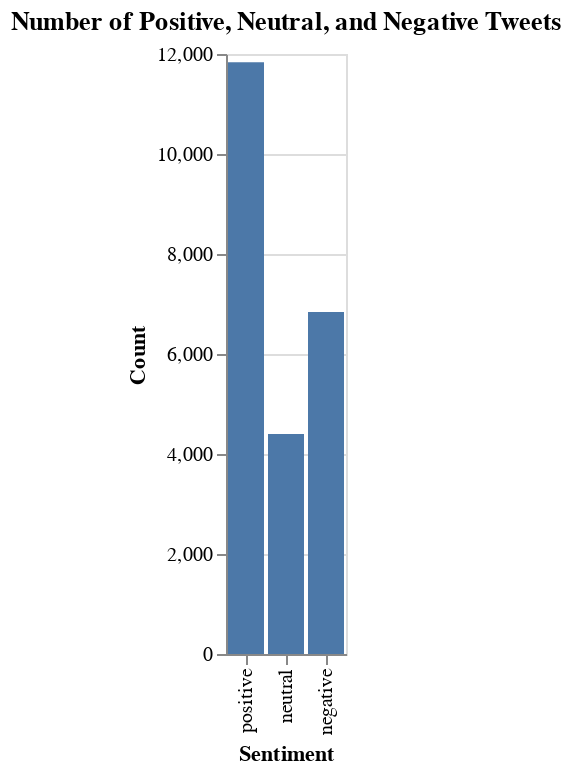

Here is the notebook cell this chart was saved with:
### Markdown cell above
Using the VADER sentiment analyzer the tweets were classified as either positive, neutral, or negative. At first, we believed that the tweets were likely more negative than positive, but in fact the tweets were classified as far more positive than negative, almost doubling the negatively classified tweets. The tweets classified as 'neutral' fall almost directly in between the tweets classified as positive and negative. The actual context and literal meaning of the tweets was not analyzed, nor the accuracy of the classification at this point, so there is certainly going to be a margin of error and some 'false positives' etc as the positivity is quite often a self directed compliment of sorts.

### Code cell
sentiment_chart = (
    alt.Chart(sentiment_counts)
    .mark_bar()
    .encode(
        x=alt.X("Sentiment:N", sort=["positive", "neutral", "negative"]),
        y=alt.Y("Count:Q"),
        tooltip=["Sentiment", "Count"]
    )
    .properties(
        title="Number of Positive, Neutral, and Negative Tweets"
    )
)

sentiment_chart

### Figure 1 — Vega-Lite specification as saved in the notebook (floating-point values rounded to 4 significant figures)
{"config": {"view": {"continuousWidth": 300, "continuousHeight": 300}}, "data": {"name": "data-549683f4f942db0b0f95af2e4728a02f"}, "mark": {"type": "bar"}, "encoding": {"tooltip": [{"field": "Sentiment", "type": "nominal"}, {"field": "Count", "type": "quantitative"}], "x": {"field": "Sentiment", "sort": ["positive", "neutral", "negative"], "type": "nominal"}, "y": {"field": "Count", "type": "quantitative"}}, "title": "Number of Positive, Neutral, and Negative Tweets", "$schema": "https://vega.github.io/schema/vega-lite/v6.1.0.json", "datasets": {"data-549683f4f942db0b0f95af2e4728a02f": [{"Sentiment": "negative", "Count": 6839}, {"Sentiment": "neutral", "Count": 4400}, {"Sentiment": "positive", "Count": 11836}]}}
